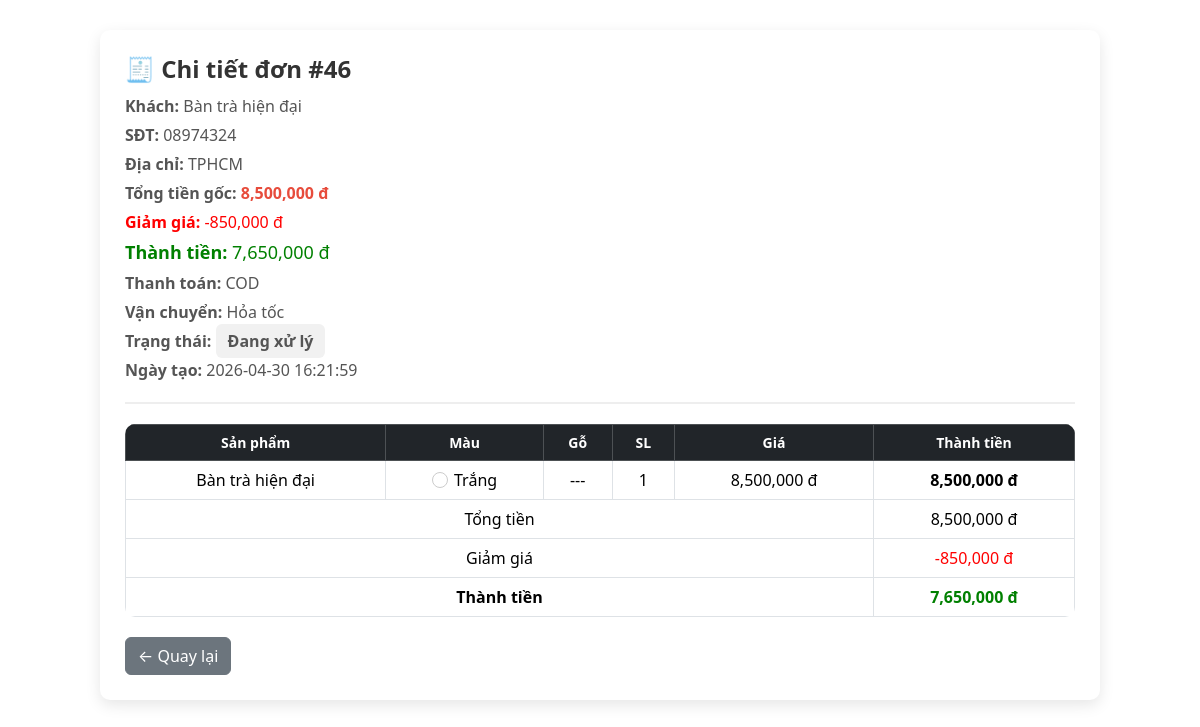
The app's page /admin/order_view.php?id=46 with its own data.
### tables this page shows
CREATE TABLE `orders` (
  `id` int(11) NOT NULL,
  `customer_name` varchar(255) DEFAULT NULL,
  `phone` varchar(20) DEFAULT NULL,
  `address` text DEFAULT NULL,
  `total` int(11) DEFAULT NULL,
  `created_at` datetime DEFAULT current_timestamp(),
  `payment_method` varchar(50) DEFAULT NULL,
  `shipping_method` varchar(50) DEFAULT NULL,
  `user_id` int(11) DEFAULT NULL,
  `status` varchar(50) DEFAULT 'Đang xử lý',
  `discount` int(11) DEFAULT 0,
  `final_total` int(11) DEFAULT 0
);

CREATE TABLE `order_items` (
  `id` int(11) NOT NULL,
  `order_id` int(11) DEFAULT NULL,
  `product_name` varchar(255) DEFAULT NULL,
  `price` int(11) DEFAULT NULL,
  `quantity` int(11) DEFAULT NULL,
  `color` varchar(50) DEFAULT NULL,
  `wood` varchar(50) DEFAULT NULL,
  `product_id` int(11) DEFAULT NULL,
  `material` varchar(255) DEFAULT NULL
);

### admin/order_view.php (the view, shortened to what this page needs)
<?php
include "../config/db.php";
function mapColor($color){
    switch(strtolower($color)){
        case 'trắng': return '#fff';
    }
}
function statusText($s){
    switch($s){
        default: return $s;
    }
}
$order_id = $_GET['id'] ?? 0;
$stmt = $conn->prepare("SELECT * FROM orders WHERE id=?");
$stmt->execute([$order_id]);
$order = $stmt->fetch();
$stmt = $conn->prepare("SELECT * FROM order_items WHERE order_id=?");
$stmt->execute([$order_id]);
$items = $stmt->fetchAll();
?>
<link rel="stylesheet" href="../assets/css/order_view.css">
<link rel="stylesheet" href="https://cdn.jsdelivr.net/npm/bootstrap@5.3.2/dist/css/bootstrap.min.css">
<div class="order-container">
  <div class="order-header">
    <h2>🧾 Chi tiết đơn #<?= $order['id'] ?></h2>
    <div class="order-info">
      <p><b>Khách:</b> <?= htmlspecialchars($order['customer_name']) ?></p>
      <p><b>SĐT:</b> <?= $order['phone'] ?></p>
      <p><b>Địa chỉ:</b> <?= $order['address'] ?></p>
      <p><b>Tổng tiền gốc:</b>
        <span class="price"><?= number_format($order['total']) ?> đ</span>
      </p>
      <?php
        $discount = $order['discount'] ?? 0;
        $final_total = $order['final_total'] ?? ($order['total'] - $discount);
      ?>
      <?php if($discount > 0): ?>
        <p style="color:red;"><b>Giảm giá:</b> -<?= number_format($discount) ?> đ</p>
      <?php endif; ?>
      <p style="color:green;font-size:18px;">
        <b>Thành tiền:</b> <?= number_format($final_total) ?> đ
      </p>
      <p><b>Thanh toán:</b> <?= $order['payment_method'] ?? '---' ?></p>
      <p><b>Vận chuyển:</b> <?= $order['shipping_method'] ?? '---' ?></p>
      <p>
        <b>Trạng thái:</b>
        <span class="status-badge">
            <?= statusText($order['status']) ?>
        </span>
      </p>
      <p><b>Ngày tạo:</b> <?= $order['created_at'] ?></p>
    </div>
  </div>
  <table class="order-table table table-bordered text-center align-middle">
    <thead class="table-dark">
      <tr>
        <th>Sản phẩm</th>
        <th>Màu</th>
        <th>Gỗ</th>
        <th>SL</th>
        <th>Giá</th>
        <th>Thành tiền</th>
      </tr>
    </thead>
    <tbody>
    <?php
        foreach($items as $i):
            $qty = $i['quantity'] ?? $i['qty'] ?? 1;
            $sub = $i['price'] * $qty;
    ?>
      <tr>
        <td><?= $i['product_name'] ?></td>
        <td>
          <div style="display:flex;justify-content:center;align-items:center;gap:6px;">
            <span class="color-dot" style="background:<?= mapColor($i['color']) ?>"></span>
            <?= $i['color'] ?>
          </div>
        </td>
        <td><?= !empty($i['material']) ? $i['material'] : '---' ?></td>
        <td><?= $qty ?></td>
        <td><?= number_format($i['price']) ?> đ</td>
        <td><b><?= number_format($sub) ?> đ</b></td>
      </tr>
    <?php endforeach; ?>
    </tbody>
    <tfoot>
  <tr>
    <td colspan="5">Tổng tiền</td>
    <td><?= number_format($order['total']) ?> đ</td>
  </tr>
  <tr>
    <td colspan="5">Giảm giá</td>
    <td style="color:red">-<?= number_format($discount) ?> đ</td>
  </tr>
  <tr>
    <td colspan="5"><b>Thành tiền</b></td>
    <td style="color:green"><b><?= number_format($final_total) ?> đ</b></td>
  </tr>
</tfoot>
  </table>
  <div style="margin-top:20px">
    <a href="order_detail.php" class="btn btn-secondary">← Quay lại</a>
  </div>
</div>

### assets/css/order_view.css (style rules this page uses)
.order-container { max-width: 1000px; margin: 40px auto; background: #fff; padding: 30px; border-radius: 14px; box-shadow: 0 10px 30px rgba(0,0,0,0.08); }
.order-header { border-bottom: 2px solid #eee; padding-bottom: 15px; margin-bottom: 20px; }
.order-header h2 { font-size: 24px; font-weight: 600; color: #333; }
.order-info { margin-top: 10px; color: #555; }
.order-table { width: 100%; border-collapse: collapse; margin-top: 20px; border-radius: 10px; overflow: hidden; }
.order-table thead { background: linear-gradient(135deg, #2f3542); color: white; }
.order-table th { padding: 14px; text-align: center; font-size: 14px; }
.order-table td { padding: 12px; text-align: center; border-bottom: 1px solid #eee; }
.price { color: #e74c3c; font-weight: bold; }
.color-dot { width: 16px; height: 16px; border-radius: 50%; display: inline-block; border: 1px solid #ccc; }

### admin/order_view.php (style rules this page uses)
.order-container { max-width:1000px; margin:30px auto; background:#fff; padding:25px; border-radius:10px; box-shadow:0 5px 15px rgba(0,0,0,0.1); }
.order-header { margin-bottom:20px; }
.order-info p { margin:5px 0; }
.price { color:#e74c3c; font-weight:bold; }
.color-dot { width:16px; height:16px; border-radius:50%; border:1px solid #ccc; }
.status-badge { padding:6px 12px; border-radius:6px; background:#f1f1f1; font-weight:bold; }

### records on screen
orders: id "46", customer_name "Bàn trà hiện đại", phone "08974324", address "TPHCM", total "8,500,000", discount "850,000", final_total "7,650,000", payment_method "COD", shipping_method "Hỏa tốc", status "Đang xử lý", created_at "2026-04-30 16:21:59"
order_items: product_name "Bàn trà hiện đại", color "Trắng", quantity "1", price "8,500,000", sub "8,500,000"
